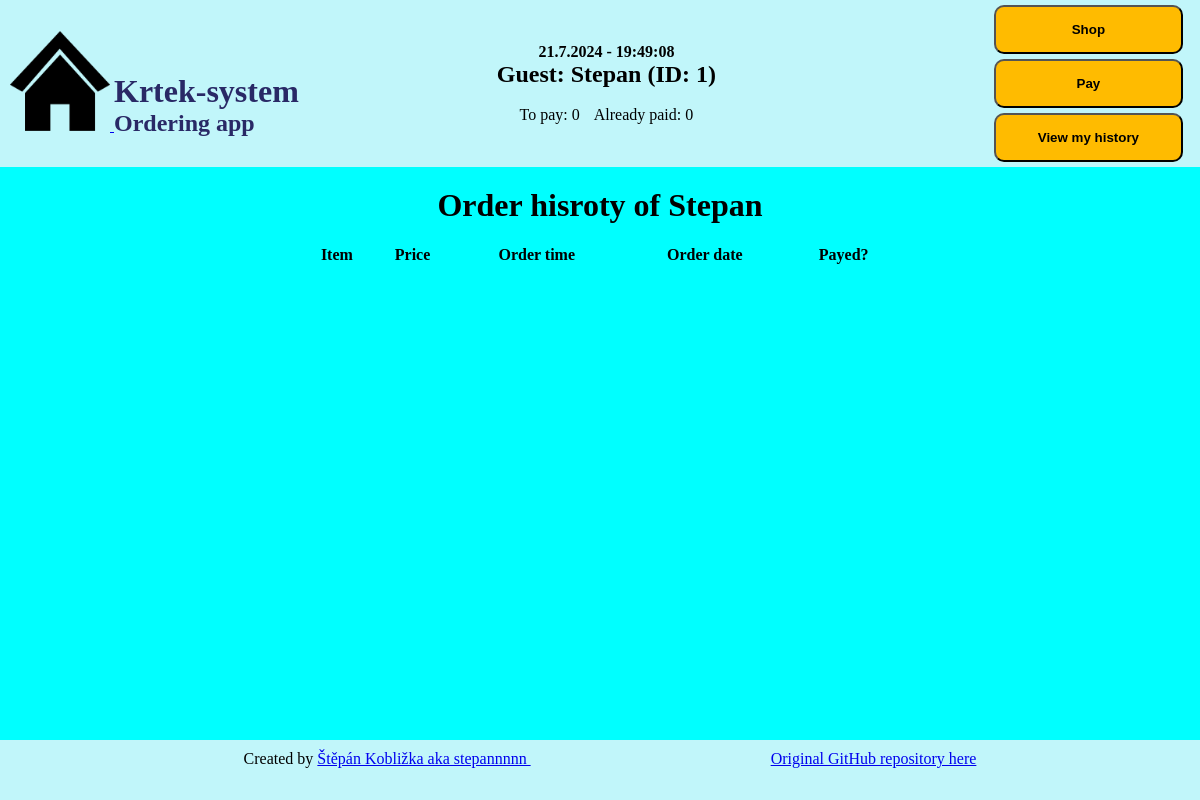
Page /1/history/ on the earlier database version.
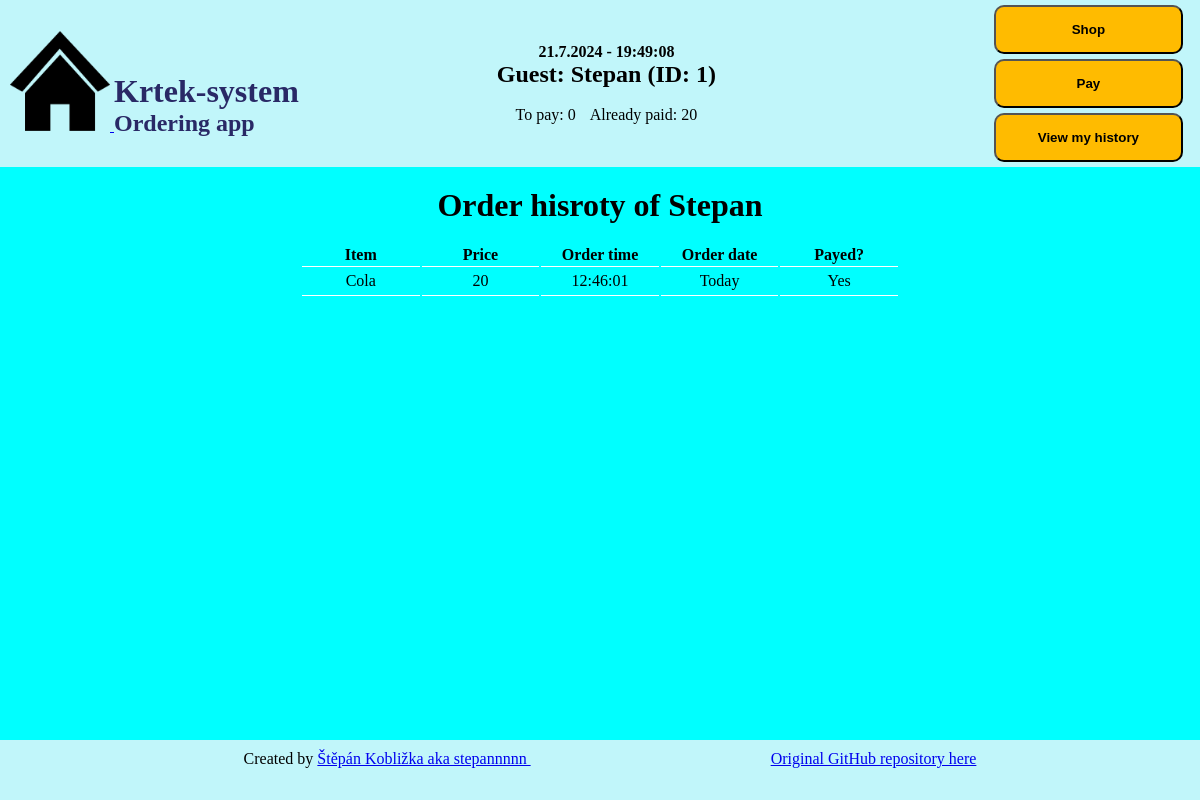
Same page on the later database version.
### orders/models.py (models this page shows, shortened)
class Guest(models.Model):
    name = models.CharField(max_length=20)
    to_pay = models.DecimalField(max_digits=10, decimal_places=2, default=0)
    already_paid = models.DecimalField(max_digits=10, decimal_places=2, default=0)
    active = models.BooleanField()
    class Meta:
        ordering = ["name"]

class Orders(models.Model):
    guest = models.ForeignKey(Guest, on_delete=models.CASCADE)
    item = models.ForeignKey(Item, on_delete=models.CASCADE)
    quantity = models.PositiveIntegerField()
    total = models.DecimalField(max_digits=10, decimal_places=2)
    paid = models.BooleanField()
    time = models.DateTimeField("time of adding")
    def was_placed_today(self):
        return bool(self.time.date() == timezone.now().date())
    class Meta:
        verbose_name_plural = "Orders"

class Item(models.Model):
    name = models.CharField(max_length=100)
    price = models.DecimalField(max_digits=10, decimal_places=2)
    description = models.TextField(blank=True)
    available = models.BooleanField(default=True)

### orders/views.py (the view)
# urls.py: path("<int:pk>/history/", views.GuestHistoryView.as_view(), name="guest_history"),
class GuestHistoryView(generic.ListView):
    template_name = "orders/guest_history.html"
    context_object_name = "guest_history"
    def get_queryset(self):
        self.guest = Guest.objects.get(pk=self.kwargs['pk'])
        return Orders.objects.filter(guest=self.guest).order_by('-time')
    def get_context_data(self,**kwargs):
        context = super().get_context_data(**kwargs)
        context['guest'] = self.guest
        return context

### orders/templates/orders/guest_history.html
{% extends 'orders/base.html' %}
{% block content %}
<h1>Order hisroty of {{guest.name}}</h1>
<table class="historytable">
    <tr>
        <th>Item</th>
        <th>Price</th>
        <th>Order time</th>
        <th>Order date</th>
        <th>Payed?</th>
    </tr>
    {% for order in guest_history %}
    <tr>
        <td>{{order.item.name}}</td>
        <td>{{order.item.price|floatformat}}</td>
        <td>{{order.time|date:"H:i:s"}}</td>
        <td>{% if order.was_placed_today%} Today {%else%} {{order.time|date:"j.m.Y"}} {%endif%}</td>
        <td>{%if order.paid%}Yes{%else%}No{%endif%}</td>
    </tr>
    {% endfor %}
</table>
{% endblock %}

### orders/templates/orders/header.html (shortened to what this page needs)
{% load static %}
<!DOCTYPE html>
<header class="header">
    <div id="homebutton"><a href=" {% url 'orders:index' %}"><div>
        <img src="{% static 'orders/img/home-icon.png' %}">
    <div id="appname">
        <h1>Krtek-system</h1>
        <h2>Ordering app</h2>
    </div>
    </div></a></div>
    {% if guest %}
    <div id="guest">
        <h4 id="clock"></h4>
        <h2>Guest: {{guest.name}} (ID: {{guest.id}})</h2>
        <br>
        <p>To pay: {{guest.to_pay|floatformat}}</p>
        <p>Already paid: {{guest.already_paid|floatformat}}</p>
    </div>
        {% if request.resolver_match.url_name == 'guest_action' %}
            <nav style="visibility:hidden">
        {% else %}
            <nav>
        {% endif %}
                <ul>
                    <li><a href="{% url 'orders:choose_item' guest.id%}"><button>Shop</button></a></li>
                    <li><a href="{% url 'orders:pay' guest.id%}"><button>Pay</button></a></li>
                    <li><a href="{% url 'orders:guest_history' guest.id%}"><button>View my history</button></a></li>
                </ul>
            </nav>
    {% endif %}
</header>

Differences in the rows shown:
changed Guest "Stepan": already_paid "0" → "20"
added Orders: item.name "Cola", item.price "20", time "12:46:01", shows "Today", paid "Yes"
